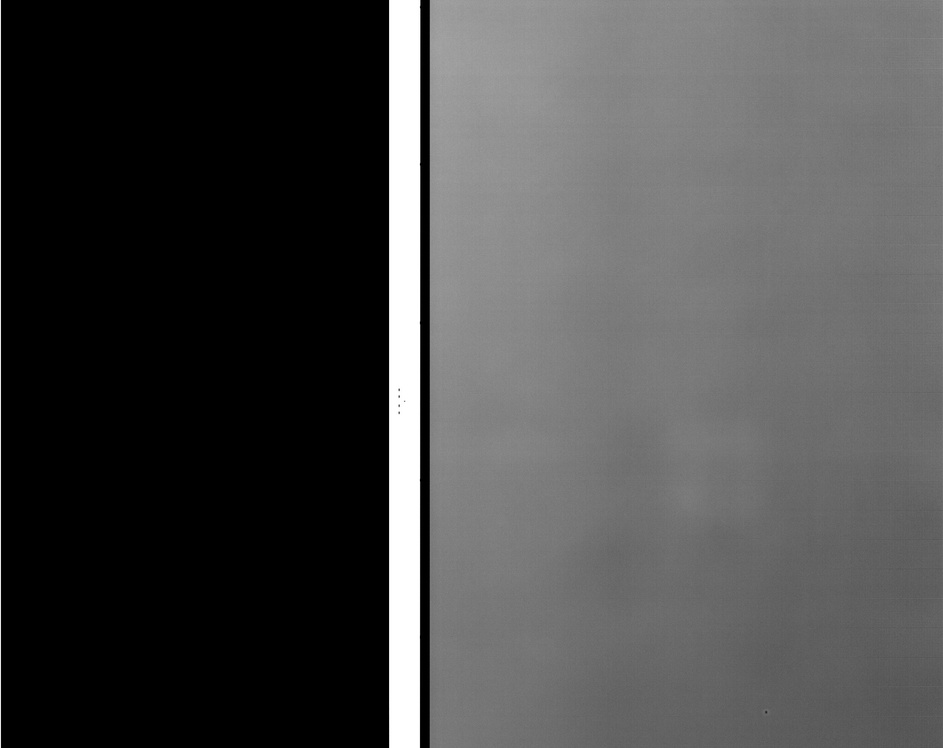
#> input picture test_img/blackspot/TD7BM58000A_001_2.jpg, 943 x 748 px, shrunk from 2048 x 1625 before the run
$ python combine_gradcam.py --unsup_dir ../../../test_img/blackspot --sup_dir ../../../test_img/blackspot --save_dir out
#> lines starting #> are read from the running program, lines starting #| are printed output that depends on the picture
import os
from collections import defaultdict
from PIL import Image
import numpy as np
import pandas as pd
import argparse

parser = argparse.ArgumentParser()
parser.add_argument('-upd', '--unsup_dir', type=str, default=None, required=True)
parser.add_argument('-spd', '--sup_dir', type=str, default=None, required=True)
parser.add_argument('-sd', '--save_dir', type=str, default=None, required=True)

def join_path(p1,p2):
    return os.path.join(p1,p2)

def intersection_two_img(img1, img2):
    sup_img = np.array(img1)/255
    unsup_img = np.array(img2)/255
    return (sup_img * unsup_img)*255

if __name__ == '__main__':
    args = parser.parse_args()
    unsup_dir = args.unsup_dir
    sup_dir = args.sup_dir
    save_dir = args.save_dir
    os.makedirs(save_dir, exist_ok=True)

    row_data = defaultdict(float)
    dice_list = []
    for fn in os.listdir(unsup_dir):
        print(fn)
        unsup_img = Image.open(join_path(unsup_dir,fn))
#> unsup_img is the input picture: PIL image 943x748 RGB; min 0, max 255, mean 73.6
        sup_img = Image.open(join_path(sup_dir,fn))
        combine_img = intersection_two_img(sup_img, unsup_img)
#> in intersection_two_img, `return (sup_img * unsup_img)*255`:
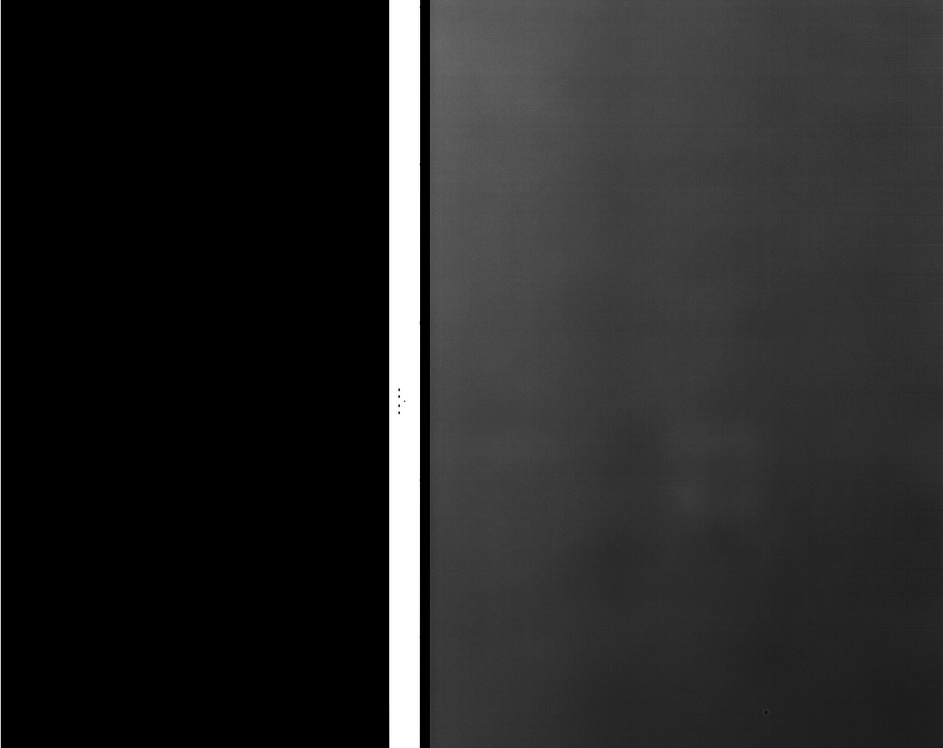
#> returned value: shape (748, 943, 3) float64; min 0, max 255, mean 39.4

#> (the run stopped early here; a loop or call above may not have finished)

$ run again, on test_img/blackspot/TD86Q1803R0_002_3.jpg
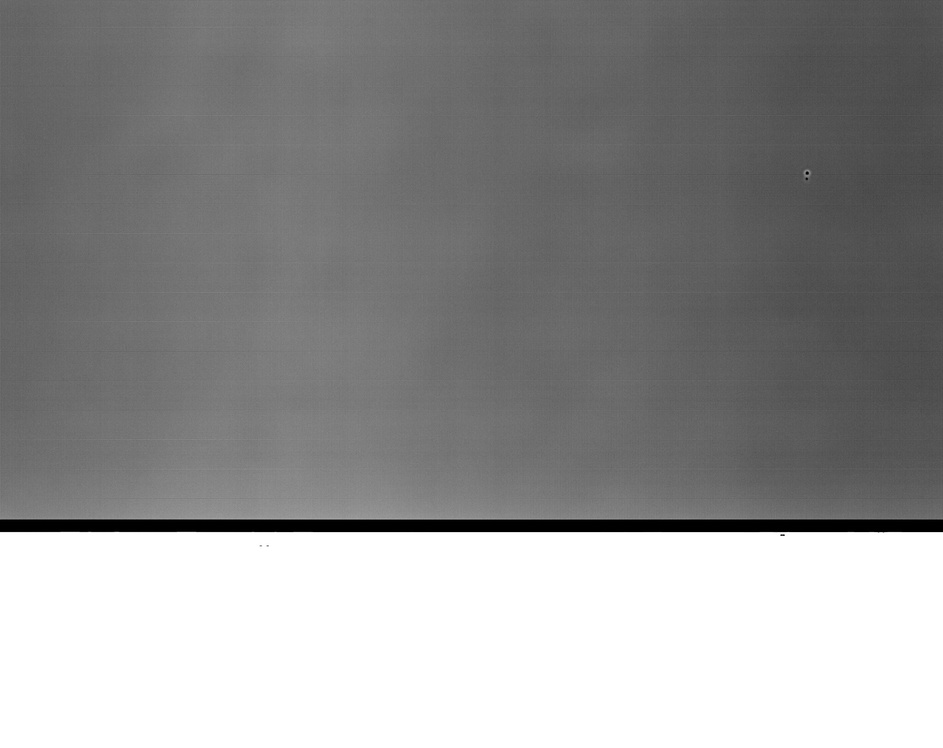
#> input picture test_img/blackspot/TD86Q1803R0_002_3.jpg, 943 x 748 px, shrunk from 2048 x 1625 before the run
#> unsup_img is the input picture: PIL image 943x748 RGB; min 0, max 255, mean 146.8
#> in intersection_two_img, `return (sup_img * unsup_img)*255`:
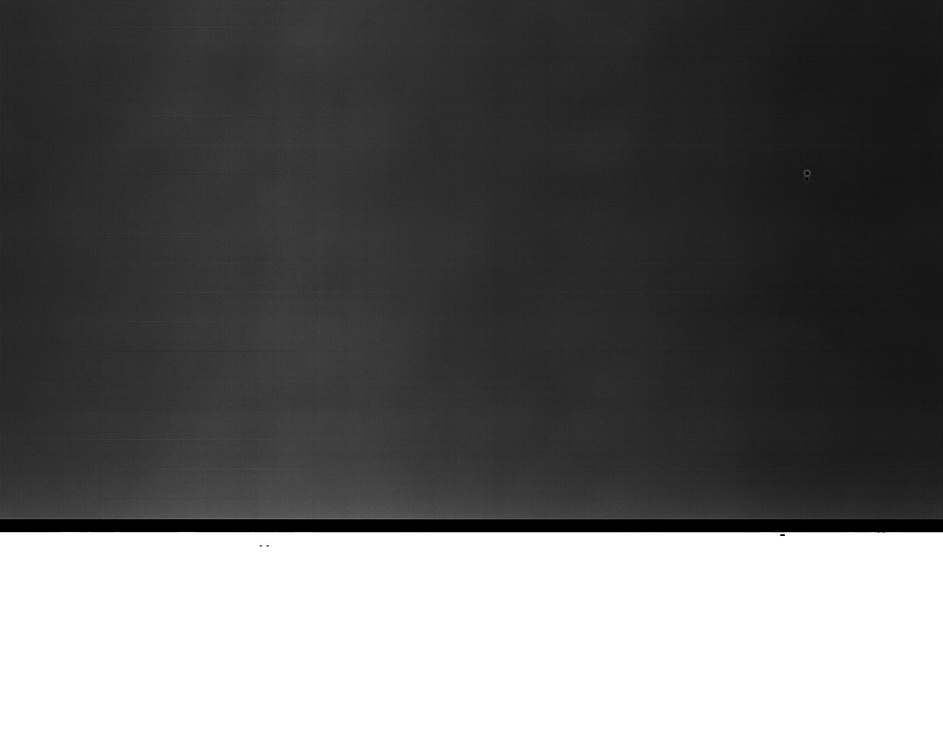
#> returned value: shape (748, 943, 3) float64; min 0, max 255, mean 104.4

$ run again, on test_img/blackspot/TD86Q1805G6_003_2.jpg
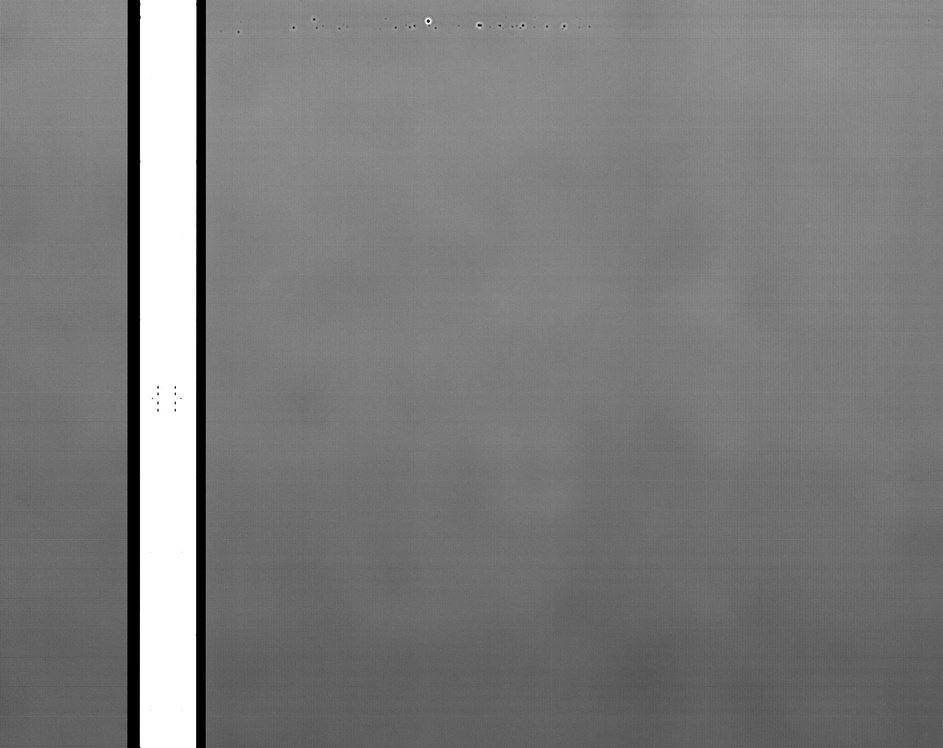
#> input picture test_img/blackspot/TD86Q1805G6_003_2.jpg, 943 x 748 px, shrunk from 2048 x 1625 before the run
#> unsup_img is the input picture: PIL image 943x748 RGB; min 0, max 255, mean 123.8
#> in intersection_two_img, `return (sup_img * unsup_img)*255`:
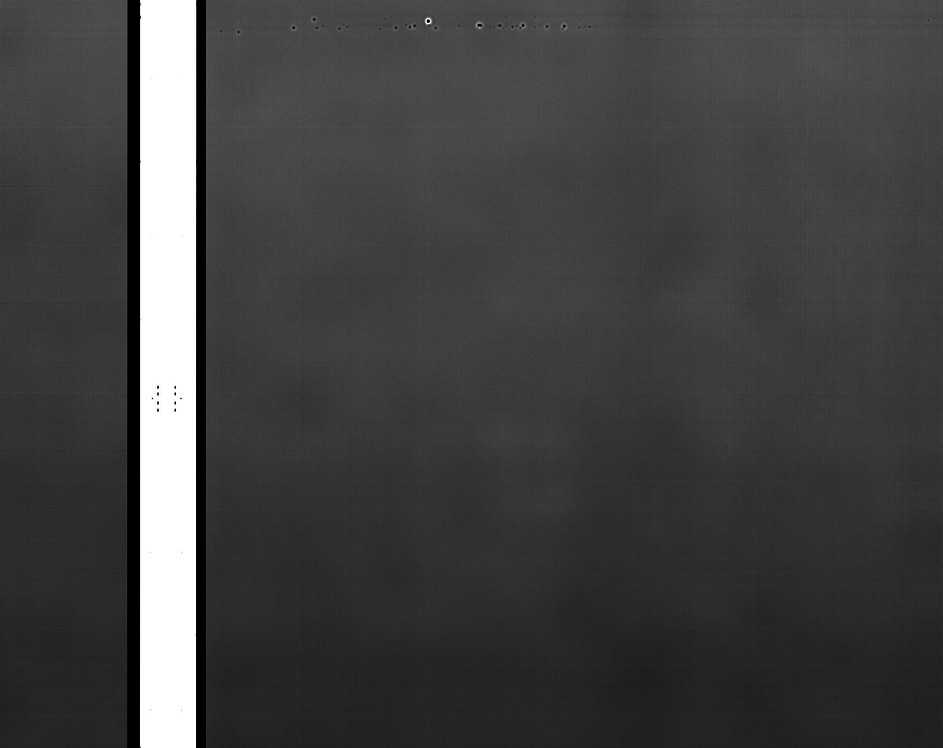
#> returned value: shape (748, 943, 3) float64; min 0, max 255, mean 66.2
